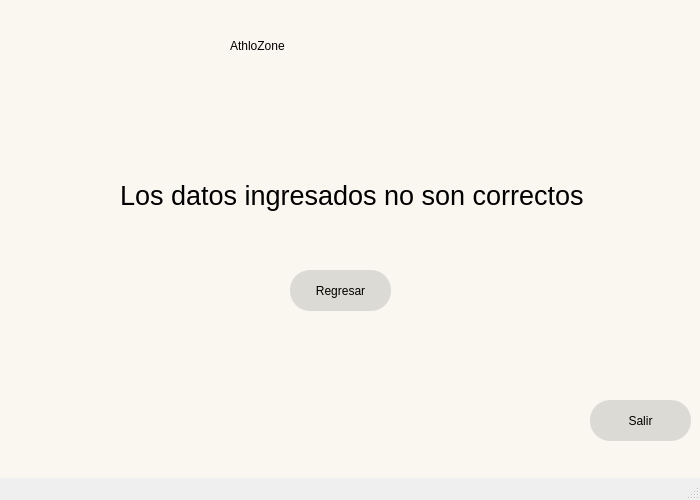
<?xml version="1.0" encoding="UTF-8"?>
<ui version="4.0">
 <class>MainWindow</class>
 <widget class="QMainWindow" name="MainWindow">
  <property name="geometry">
   <rect>
    <x>0</x>
    <y>0</y>
    <width>700</width>
    <height>500</height>
   </rect>
  </property>
  <property name="minimumSize">
   <size>
    <width>700</width>
    <height>500</height>
   </size>
  </property>
  <property name="maximumSize">
   <size>
    <width>700</width>
    <height>500</height>
   </size>
  </property>
  <property name="windowTitle">
   <string>MainWindow</string>
  </property>
  <property name="styleSheet">
   <string notr="true">QWidget#centralwidget{
background-color: #FAF7F0;
}</string>
  </property>
  <widget class="QWidget" name="centralwidget">
   <widget class="QLabel" name="label">
    <property name="geometry">
     <rect>
      <x>230</x>
      <y>0</y>
      <width>241</width>
      <height>91</height>
     </rect>
    </property>
    <property name="styleSheet">
     <string notr="true">font: 36pt &quot;Franklin Gothic Demi Cond&quot;;
</string>
    </property>
    <property name="text">
     <string>AthloZone</string>
    </property>
   </widget>
   <widget class="QLabel" name="label_2">
    <property name="geometry">
     <rect>
      <x>120</x>
      <y>140</y>
      <width>481</width>
      <height>111</height>
     </rect>
    </property>
    <property name="styleSheet">
     <string notr="true">font: 16pt &quot;Franklin Gothic Demi Cond&quot;;
</string>
    </property>
    <property name="text">
     <string>&lt;html&gt;&lt;head/&gt;&lt;body&gt;&lt;p&gt;&lt;span style=&quot; font-size:20pt;&quot;&gt;Los datos ingresados no son correctos&lt;/span&gt;&lt;/p&gt;&lt;/body&gt;&lt;/html&gt;</string>
    </property>
   </widget>
   <widget class="QPushButton" name="pushButton_3">
    <property name="geometry">
     <rect>
      <x>590</x>
      <y>400</y>
      <width>101</width>
      <height>41</height>
     </rect>
    </property>
    <property name="styleSheet">
     <string notr="true">background-color: rgb(220, 218, 212);
font: 9pt &quot;MS Shell Dlg 2&quot;;
border-radius: 20px;
</string>
    </property>
    <property name="text">
     <string>Salir</string>
    </property>
   </widget>
   <widget class="QPushButton" name="pushButton_4">
    <property name="geometry">
     <rect>
      <x>290</x>
      <y>270</y>
      <width>101</width>
      <height>41</height>
     </rect>
    </property>
    <property name="styleSheet">
     <string notr="true">background-color: rgb(220, 218, 212);
font: 9pt &quot;MS Shell Dlg 2&quot;;
border-radius: 20px;
</string>
    </property>
    <property name="text">
     <string>Regresar</string>
    </property>
   </widget>
  </widget>
  <widget class="QMenuBar" name="menubar">
   <property name="geometry">
    <rect>
     <x>0</x>
     <y>0</y>
     <width>700</width>
     <height>26</height>
    </rect>
   </property>
  </widget>
  <widget class="QStatusBar" name="statusbar"/>
 </widget>
 <resources/>
 <connections/>
</ui>
